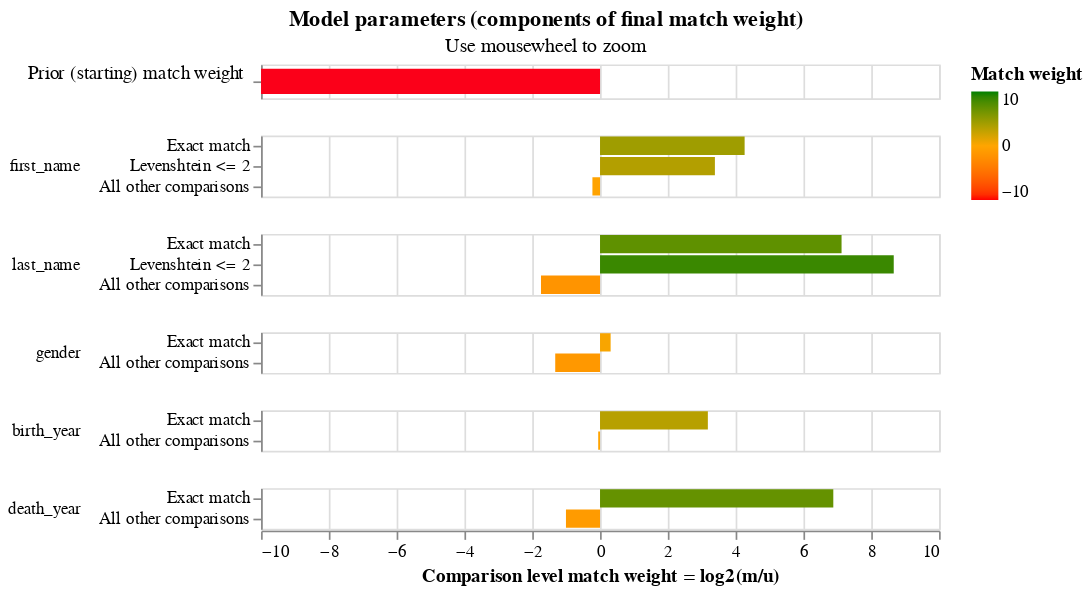

Source (notebook cell):
### Code cell
linker.match_weights_chart()

### Figure 1 — Vega-Lite specification as saved in the notebook (floating-point values rounded to 4 significant figures)
{"config": {"view": {"width": 400, "height": 60}, "mark": {"tooltip": null}, "title": {"anchor": "middle"}, "header": {"title": null}}, "data": {"values": [{"comparison_name": "probability_two_random_records_match", "sql_condition": null, "label_for_charts": "", "m_probability": null, "u_probability": null, "m_probability_description": null, "u_probability_description": null, "has_tf_adjustments": false, "tf_adjustment_column": null, "tf_adjustment_weight": null, "is_null_level": false, "bayes_factor": 0.0001, "log2_bayes_factor": -13.29, "comparison_vector_value": 0, "max_comparison_vector_value": 0, "bayes_factor_description": "The probability that two random records drawn at random match is 0.000 or one in  10,000.0 records.This is equivalent to a starting match weight of -13.288.", "probability_two_random_records_match": 0.0001, "comparison_sort_order": -1}, {"comparison_name": "first_name", "sql_condition": "\"first_name_l\" = \"first_name_r\"", "label_for_charts": "Exact match", "m_probability": 0.112, "u_probability": 0.005823, "m_probability_description": "Amongst matching record comparisons, 11.20% of records are in the exact match comparison level", "u_probability_description": "Amongst non-matching record comparisons, 0.58% of records are in the exact match comparison level", "has_tf_adjustments": false, "tf_adjustment_column": null, "tf_adjustment_weight": 1.0, "is_null_level": false, "bayes_factor": 19.23, "log2_bayes_factor": 4.265, "comparison_vector_value": 2, "max_comparison_vector_value": 2, "bayes_factor_description": "If comparison level is `exact match` then comparison is 19.23 times more likely to be a match", "probability_two_random_records_match": 0.0001, "comparison_sort_order": 0}, {"comparison_name": "first_name", "sql_condition": "levenshtein(\"first_name_l\", \"first_name_r\") <= 2", "label_for_charts": "Levenshtein <= 2", "m_probability": 0.04039, "u_probability": 0.003857, "m_probability_description": "Amongst matching record comparisons, 4.04% of records are in the levenshtein <= 2 comparison level", "u_probability_description": "Amongst non-matching record comparisons, 0.39% of records are in the levenshtein <= 2 comparison level", "has_tf_adjustments": false, "tf_adjustment_column": null, "tf_adjustment_weight": 1.0, "is_null_level": false, "bayes_factor": 10.47, "log2_bayes_factor": 3.389, "comparison_vector_value": 1, "max_comparison_vector_value": 2, "bayes_factor_description": "If comparison level is `levenshtein <= 2` then comparison is 10.47 times more likely to be a match", "probability_two_random_records_match": 0.0001, "comparison_sort_order": 0}, {"comparison_name": "first_name", "sql_condition": "ELSE", "label_for_charts": "All other comparisons", "m_probability": 0.8476, "u_probability": 0.9903, "m_probability_description": "Amongst matching record comparisons, 84.76% of records are in the all other comparisons comparison level", "u_probability_description": "Amongst non-matching record comparisons, 99.03% of records are in the all other comparisons comparison level", "has_tf_adjustments": false, "tf_adjustment_column": null, "tf_adjustment_weight": 1.0, "is_null_level": false, "bayes_factor": 0.8559, "log2_bayes_factor": -0.2245, "comparison_vector_value": 0, "max_comparison_vector_value": 2, "bayes_factor_description": "If comparison level is `all other comparisons` then comparison is  1.17 times less likely to be a match", "probability_two_random_records_match": 0.0001, "comparison_sort_order": 0}, {"comparison_name": "last_name", "sql_condition": "\"last_name_l\" = \"last_name_r\"", "label_for_charts": "Exact match", "m_probability": 0.03022, "u_probability": 0.0002165, "m_probability_description": "Amongst matching record comparisons, 3.02% of records are in the exact match comparison level", "u_probability_description": "Amongst non-matching record comparisons, 0.02% of records are in the exact match comparison level", "has_tf_adjustments": false, "tf_adjustment_column": null, "tf_adjustment_weight": 1.0, "is_null_level": false, "bayes_factor": 139.6, "log2_bayes_factor": 7.125, "comparison_vector_value": 2, "max_comparison_vector_value": 2, "bayes_factor_description": "If comparison level is `exact match` then comparison is 139.55 times more likely to be a match", "probability_two_random_records_match": 0.0001, "comparison_sort_order": 1}, {"comparison_name": "last_name", "sql_condition": "levenshtein(\"last_name_l\", \"last_name_r\") <= 2", "label_for_charts": "Levenshtein <= 2", "m_probability": 0.6713, "u_probability": 0.001655, "m_probability_description": "Amongst matching record comparisons, 67.13% of records are in the levenshtein <= 2 comparison level", "u_probability_description": "Amongst non-matching record comparisons, 0.17% of records are in the levenshtein <= 2 comparison level", "has_tf_adjustments": false, "tf_adjustment_column": null, "tf_adjustment_weight": 1.0, "is_null_level": false, "bayes_factor": 405.6, "log2_bayes_factor": 8.664, "comparison_vector_value": 1, "max_comparison_vector_value": 2, "bayes_factor_description": "If comparison level is `levenshtein <= 2` then comparison is 405.62 times more likely to be a match", "probability_two_random_records_match": 0.0001, "comparison_sort_order": 1}, {"comparison_name": "last_name", "sql_condition": "ELSE", "label_for_charts": "All other comparisons", "m_probability": 0.2985, "u_probability": 0.9981, "m_probability_description": "Amongst matching record comparisons, 29.85% of records are in the all other comparisons comparison level", "u_probability_description": "Amongst non-matching record comparisons, 99.81% of records are in the all other comparisons comparison level", "has_tf_adjustments": false, "tf_adjustment_column": null, "tf_adjustment_weight": 1.0, "is_null_level": false, "bayes_factor": 0.2991, "log2_bayes_factor": -1.741, "comparison_vector_value": 0, "max_comparison_vector_value": 2, "bayes_factor_description": "If comparison level is `all other comparisons` then comparison is  3.34 times less likely to be a match", "probability_two_random_records_match": 0.0001, "comparison_sort_order": 1}, {"comparison_name": "gender", "sql_condition": "\"gender_l\" = \"gender_r\"", "label_for_charts": "Exact match", "m_probability": 0.8849, "u_probability": 0.7124, "m_probability_description": "Amongst matching record comparisons, 88.49% of records are in the exact match comparison level", "u_probability_description": "Amongst non-matching record comparisons, 71.24% of records are in the exact match comparison level", "has_tf_adjustments": false, "tf_adjustment_column": null, "tf_adjustment_weight": 1.0, "is_null_level": false, "bayes_factor": 1.242, "log2_bayes_factor": 0.3129, "comparison_vector_value": 1, "max_comparison_vector_value": 1, "bayes_factor_description": "If comparison level is `exact match` then comparison is 1.24 times more likely to be a match", "probability_two_random_records_match": 0.0001, "comparison_sort_order": 2}, {"comparison_name": "gender", "sql_condition": "ELSE", "label_for_charts": "All other comparisons", "m_probability": 0.1151, "u_probability": 0.2876, "m_probability_description": "Amongst matching record comparisons, 11.51% of records are in the all other comparisons comparison level", "u_probability_description": "Amongst non-matching record comparisons, 28.76% of records are in the all other comparisons comparison level", "has_tf_adjustments": false, "tf_adjustment_column": null, "tf_adjustment_weight": 1.0, "is_null_level": false, "bayes_factor": 0.4001, "log2_bayes_factor": -1.322, "comparison_vector_value": 0, "max_comparison_vector_value": 1, "bayes_factor_description": "If comparison level is `all other comparisons` then comparison is  2.50 times less likely to be a match", "probability_two_random_records_match": 0.0001, "comparison_sort_order": 2}, {"comparison_name": "birth_year", "sql_condition": "\"birth_year_l\" = \"birth_year_r\"", "label_for_charts": "Exact match", "m_probability": 0.04106, "u_probability": 0.004528, "m_probability_description": "Amongst matching record comparisons, 4.11% of records are in the exact match comparison level", "u_probability_description": "Amongst non-matching record comparisons, 0.45% of records are in the exact match comparison level", "has_tf_adjustments": false, "tf_adjustment_column": null, "tf_adjustment_weight": 1.0, "is_null_level": false, "bayes_factor": 9.067, "log2_bayes_factor": 3.181, "comparison_vector_value": 1, "max_comparison_vector_value": 1, "bayes_factor_description": "If comparison level is `exact match` then comparison is 9.07 times more likely to be a match", "probability_two_random_records_match": 0.0001, "comparison_sort_order": 3}, {"comparison_name": "birth_year", "sql_condition": "ELSE", "label_for_charts": "All other comparisons", "m_probability": 0.9589, "u_probability": 0.9955, "m_probability_description": "Amongst matching record comparisons, 95.89% of records are in the all other comparisons comparison level", "u_probability_description": "Amongst non-matching record comparisons, 99.55% of records are in the all other comparisons comparison level", "has_tf_adjustments": false, "tf_adjustment_column": null, "tf_adjustment_weight": 1.0, "is_null_level": false, "bayes_factor": 0.9633, "log2_bayes_factor": -0.05393, "comparison_vector_value": 0, "max_comparison_vector_value": 1, "bayes_factor_description": "If comparison level is `all other comparisons` then comparison is  1.04 times less likely to be a match", "probability_two_random_records_match": 0.0001, "comparison_sort_order": 3}, {"comparison_name": "death_year", "sql_condition": "\"death_year_l\" = \"death_year_r\"", "label_for_charts": "Exact match", "m_probability": 0.5039, "u_probability": 0.004274, "m_probability_description": "Amongst matching record comparisons, 50.39% of records are in the exact match comparison level", "u_probability_description": "Amongst non-matching record comparisons, 0.43% of records are in the exact match comparison level", "has_tf_adjustments": false, "tf_adjustment_column": null, "tf_adjustment_weight": 1.0, "is_null_level": false, "bayes_factor": 117.9, "log2_bayes_factor": 6.881, "comparison_vector_value": 1, "max_comparison_vector_value": 1, "bayes_factor_description": "If comparison level is `exact match` then comparison is 117.89 times more likely to be a match", "probability_two_random_records_match": 0.0001, "comparison_sort_order": 4}, {"comparison_name": "death_year", "sql_condition": "ELSE", "label_for_charts": "All other comparisons", "m_probability": 0.4961, "u_probability": 0.9957, "m_probability_description": "Amongst matching record comparisons, 49.61% of records are in the all other comparisons comparison level", "u_probability_description": "Amongst non-matching record comparisons, 99.57% of records are in the all other comparisons comparison level", "has_tf_adjustments": false, "tf_adjustment_column": null, "tf_adjustment_weight": 1.0, "is_null_level": false, "bayes_factor": 0.4983, "log2_bayes_factor": -1.005, "comparison_vector_value": 0, "max_comparison_vector_value": 1, "bayes_factor_description": "If comparison level is `all other comparisons` then comparison is  2.01 times less likely to be a match", "probability_two_random_records_match": 0.0001, "comparison_sort_order": 4}]}, "vconcat": [{"height": 20, "mark": {"type": "bar", "clip": true, "height": 15}, "selection": {"zoom_selector": {"type": "interval", "bind": "scales", "encodings": ["x"]}}, "transform": [{"filter": "(datum.comparison_name == 'probability_two_random_records_match')"}], "encoding": {"color": {"type": "quantitative", "field": "log2_bayes_factor", "title": "Match weight", "scale": {"range": ["red", "orange", "green"], "domain": [-10, 0, 10]}}, "tooltip": [{"type": "nominal", "field": "comparison_name", "title": "Comparison name"}, {"type": "nominal", "field": "probability_two_random_records_match", "format": ".4f", "title": "Probability two random records match"}, {"type": "quantitative", "field": "log2_bayes_factor", "title": "Equivalent match weight", "format": ",.4f"}, {"type": "nominal", "field": "bayes_factor_description", "title": "Match weight description"}], "x": {"type": "quantitative", "axis": {"labels": false, "domain": false, "title": "", "ticks": false}, "field": "log2_bayes_factor", "scale": {"domain": [-10, 10]}}, "y": {"type": "nominal", "field": "label_for_charts", "axis": {"title": "Prior (starting) match weight", "titleAngle": 0, "titleAlign": "right", "titleFontWeight": "normal"}, "sort": {"field": "comparison_vector_value", "order": "descending"}}}}, {"height": {"step": 12}, "mark": {"type": "bar", "clip": true}, "selection": {"zoom_selector": {"type": "interval", "bind": "scales", "encodings": ["x"]}}, "transform": [{"filter": "(datum.comparison_name != 'probability_two_random_records_match')"}], "encoding": {"color": {"type": "quantitative", "field": "log2_bayes_factor", "title": "Match weight", "scale": {"range": ["red", "orange", "green"], "domain": [-10, 0, 10]}}, "row": {"type": "nominal", "field": "comparison_name", "sort": {"field": "comparison_sort_order"}, "header": {"labelAngle": 0, "labelAnchor": "middle", "labelAlign": "left"}}, "tooltip": [{"type": "nominal", "field": "comparison_name", "title": "Comparison name"}, {"type": "ordinal", "field": "label_for_charts", "title": "Label"}, {"type": "nominal", "field": "sql_condition", "title": "SQL condition"}, {"type": "quantitative", "field": "m_probability", "format": ".4f", "title": "M probability"}, {"type": "quantitative", "field": "u_probability", "format": ".4f", "title": "U probability"}, {"type": "quantitative", "field": "bayes_factor", "title": "Bayes factor = m/u", "format": ",.4f"}, {"type": "quantitative", "field": "log2_bayes_factor", "title": "Match weight = log2(m/u)", "format": ",.4f"}, {"type": "nominal", "field": "bayes_factor_description", "title": "Match weight description"}], "x": {"type": "quantitative", "axis": {"title": "Comparison level match weight = log2(m/u)"}, "field": "log2_bayes_factor", "scale": {"domain": [-10, 10]}}, "y": {"type": "nominal", "field": "label_for_charts", "axis": {"title": null}, "sort": {"field": "comparison_vector_value", "order": "descending"}}}, "resolve": {"axis": {"y": "independent"}, "scale": {"y": "independent"}}}], "selection": {"zoom_selector": {"type": "interval", "bind": "scales", "encodings": ["x"]}}, "resolve": {"axis": {"y": "independent"}, "scale": {"y": "independent"}}, "title": {"text": "Model parameters (components of final match weight)", "subtitle": "Use mousewheel to zoom"}, "$schema": "https://vega.github.io/schema/vega-lite/v5.2.json"}
